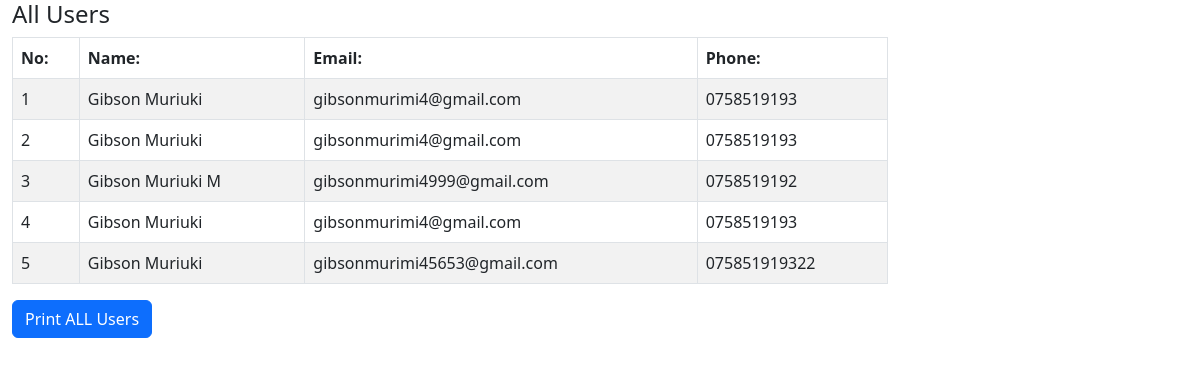
Screenshot of /view-all-users.php with the database file from the repository.
### tables this page shows
CREATE TABLE `users` (
  `id` int(11) NOT NULL,
  `name` varchar(50) NOT NULL,
  `email` varchar(200) NOT NULL,
  `phone` varchar(200) NOT NULL
);

### view-all-users.php (the view, shortened to what this page needs)
<?php
require('config.php');
$statement = $conn->prepare('SELECT * FROM users');
 $statement->execute(array());
$k = 1;
?>
<!doctype html>
<html lang="en">
<head>
    <link href="https://cdn.jsdelivr.net/npm/bootstrap@5.2.3/dist/css/bootstrap.min.css" rel="stylesheet"
>
</head>
<body>
    <div class="container-fluid">
        <div class="row">
            <div class="col-md-6 col-lg-9 ">
                <h1 class="h4"> All Users </h1>
                <table class="table table-striped table-bordered table-hover">
                    <thead>
                        <tr>
                            <th> No: </th>
                            <th> Name: </th>
                            <th> Email: </th>
                            <th> Phone: </th>
                        </tr>
                    </thead>
                    <tbody>
                        <?php
                      foreach($statement as $row) {
                            ?>
                        <tr>
                            <td><?php echo $k++; ?></td>
                            <td> <?php echo $row['name'] ; ?></td>
                            <td><?php  echo $row['email'] ; ?></td>
                            <td><?php  echo $row['phone'] ; ?></td>
                        </tr>
                        <?php } ?>
                    </tbody>
                </table>
                <a href="pdf.php" target="_blank" class="btn btn-primary">Print ALL Users</a>
            </div>
        </div>
    </div>
</body>
</html>

### rows the page displays
users: name "Gibson Muriuki", email "gibsonmurimi4@gmail.com", phone "0758519193"
users: name "Gibson Muriuki", email "gibsonmurimi4@gmail.com", phone "0758519193"
users: name "Gibson Muriuki M", email "gibsonmurimi4999@gmail.com", phone "0758519192"
users: name "Gibson Muriuki", email "gibsonmurimi4@gmail.com", phone "0758519193"
users: name "Gibson Muriuki", email "gibsonmurimi45653@gmail.com", phone "075851919322"
